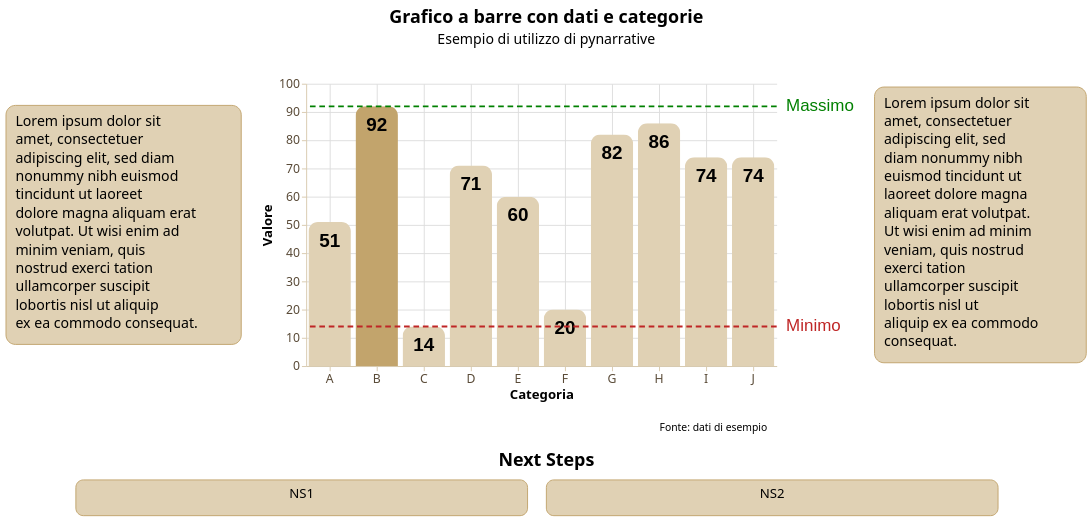

This figure's notebook cell:
### Markdown cell above
*BeigeTemplate*

### Code cell
from pynarrative import BeigeTemplate


storia = (
    pn.Story(
    #Costruzione dell'oggetto di classe Story
        data = dati_categorie,
        width = 500,
        height = 300,
        template = BeigeTemplate
    )

    #Chiamata dei metodi

    .mark_bar(
        # cornerRadiusTopLeft = 7,
        # cornerRadiusTopRight = 7,
        cornerRadiusEnd = 10
    )

    .encode( #encoding dei dati
        x = alt.X("categorie:N", title = "Categoria", axis = alt.Axis(grid = True)),
        y = alt.Y("valori:Q", title = "Valore", axis = alt.Axis(grid = True)),
    )
    

    .add_title( #titolo e sottotitolo
        title = "Grafico a barre con dati e categorie",
        subtitle = "Esempio di utilizzo di pynarrative",
        align = "center"
    )

    .add_context( #contesto, testo, spiegazione
        text = "Lorem ipsum dolor sit amet, consectetuer adipiscing elit, sed diam nonummy nibh euismod tincidunt ut laoreet dolore magna aliquam erat volutpat. Ut wisi enim ad minim veniam, quis nostrud exerci tation ullamcorper suscipit lobortis nisl ut aliquip ex ea commodo consequat.",
        position = "left",
    )

    .add_context( #contesto, testo, spiegazione
        text = "Lorem ipsum dolor sit amet, consectetuer adipiscing elit, sed diam nonummy nibh euismod tincidunt ut laoreet dolore magna aliquam erat volutpat. Ut wisi enim ad minim veniam, quis nostrud exerci tation ullamcorper suscipit lobortis nisl ut aliquip ex ea commodo consequat.",
        position = "right",
    )

    .add_next_steps( #prossima parte della storia
        steps = ["NS1", "NS2"],
        title = "Next Steps", #
        position = "bottom" #
    )

    .add_source( #fonte
        text = "Fonte: dati di esempio",
        position = "bottom",
        align = "right"
    )


    .add_labels_chart(
        font_size = 20,
        font_weight = "bold",
        dy = 20
    )

    .add_line(
        orientation = "horizontal",
        value = dati_categorie["valori"].tolist(),
        math = "max",
        color = "green",
        label_text = "Massimo",
    )

    .add_line(
        orientation = "horizontal",
        value = dati_categorie["valori"].tolist(),
        math = "min",
        label_text = "Minimo"
    )


    .add_highlight("B")
    


    .render()
)

storia

### Figure 1 — Vega-Lite specification as saved in the notebook (floating-point values rounded to 4 significant figures)
{"config": {"view": {"continuousWidth": 300, "continuousHeight": 300, "strokeWidth": 0}, "axis": {"domainColor": "#d8c9ad", "grid": false, "labelColor": "#594a37", "labelFont": "Noto Sans", "labelFontSize": 13, "tickColor": "#d8c9ad", "titleColor": "#000000", "titleFont": "Noto Sans", "titleFontSize": 14}, "axisX": {"labelAngle": 0, "labelExpr": "length(datum.label) > 12 ? replace(datum.label, /\\s+/, '\\n') : datum.label", "labelLineHeight": 14}, "bar": {"color": "#c2a46c"}, "legend": {"labelColor": "#594a37", "labelFont": "Noto Sans", "labelFontSize": 12, "titleColor": "#000000", "titleFont": "Noto Sans", "titleFontSize": 12}, "line": {"color": "#c2a46c"}, "mark": {"strokeWidth": 2.5}, "point": {"color": "#000000", "filled": true, "size": 75}, "range": {"category": ["#c2a46c", "#27A0D9", "#348035", "#a46cc2", "#d96027"]}, "title": {"color": "#000000", "font": "Noto Sans", "fontSize": 19}}, "vconcat": [{"layer": [{"mark": {"type": "text", "align": "center", "baseline": "top", "color": "#000000", "font": "Noto Sans", "fontSize": 19, "fontWeight": "bold", "text": "Grafico a barre con dati e categorie"}, "encoding": {"x": {"value": 500.0}, "y": {"value": 4}}}, {"mark": {"type": "text", "align": "center", "baseline": "top", "color": "#000000", "font": "Noto Sans", "fontSize": 15, "text": "Esempio di utilizzo di pynarrative"}, "encoding": {"x": {"value": 500.0}, "y": {"value": 30}}}], "data": {"name": "data-6fad5c34291b82fc9632cbce143d677a"}, "height": 58, "width": 1000.0}, {"vconcat": [{"hconcat": [{"hconcat": [{"layer": [{"mark": {"type": "rect", "color": "#e0d1b4", "cornerRadius": 10, "opacity": 1.0, "stroke": "#c2a46c", "strokeWidth": 1}, "encoding": {"x": {"value": 0}, "x2": {"value": 250.0}, "y": {"value": 23.0}, "y2": {"value": 277.0}}}, {"mark": {"type": "text", "align": "left", "baseline": "top", "color": "#000000", "font": "Noto Sans", "fontSize": 15, "fontStyle": "normal", "fontWeight": "normal", "lineBreak": "\n", "lineHeight": 19.5, "text": "Lorem ipsum dolor sit\namet, consectetuer\nadipiscing elit, sed diam\nnonummy nibh euismod\ntincidunt ut laoreet\ndolore magna aliquam erat\nvolutpat. Ut wisi enim ad\nminim veniam, quis\nnostrud exerci tation\nullamcorper suscipit\nlobortis nisl ut aliquip\nex ea commodo consequat."}, "encoding": {"x": {"value": 10}, "y": {"value": 33.0}}}], "data": {"name": "data-6fad5c34291b82fc9632cbce143d677a"}, "height": 300, "width": 250.0}, {"layer": [{"mark": {"type": "bar", "cornerRadiusEnd": 10}, "encoding": {"color": {"condition": {"test": "(datum['categorie'] === 'B')", "value": "#c2a46c"}, "value": "#e0d1b4"}, "x": {"axis": {"grid": true}, "field": "categorie", "title": "Categoria", "type": "nominal"}, "y": {"axis": {"grid": true}, "field": "valori", "title": "Valore", "type": "quantitative"}}}, {"mark": {"type": "text", "align": "center", "angle": 0, "color": "#000000", "dx": 0, "dy": 20, "fontSize": 20, "fontWeight": "bold", "lineBreak": "\n"}, "encoding": {"text": {"field": "valori", "type": "quantitative"}, "x": {"field": "categorie", "type": "nominal"}, "y": {"field": "valori", "type": "quantitative"}}}, {"data": {"name": "data-6fad5c34291b82fc9632cbce143d677a"}, "mark": {"type": "text", "align": "right", "baseline": "top", "color": "#000000", "font": "Noto Sans", "fontSize": 11, "lineBreak": "\n", "text": "Fonte: dati di esempio"}, "encoding": {"x": {"value": 490}, "y": {"value": 360}}}, {"layer": [{"data": {"name": "data-2802229c9cbb83aeb86074758fcf2233"}, "mark": {"type": "rule", "color": "green", "strokeDash": [6, 4], "strokeWidth": 2}, "encoding": {"y": {"field": "y", "type": "quantitative"}}}, {"data": {"name": "data-158d67e5e321c44734abe85b134adc46"}, "mark": {"type": "text", "align": "left", "color": "green", "dx": 0, "dy": 0, "fontSize": 18, "fontStyle": "normal", "fontWeight": "normal"}, "encoding": {"text": {"value": "Massimo"}, "x": {"value": 510}, "y": {"field": "y", "type": "quantitative"}}}]}, {"layer": [{"data": {"name": "data-82cef490e1c0a507b03fb404b586695f"}, "mark": {"type": "rule", "color": "#bf2626", "strokeDash": [6, 4], "strokeWidth": 2}, "encoding": {"y": {"field": "y", "type": "quantitative"}}}, {"data": {"name": "data-962bf60b76d420c72a0b594b6dac783f"}, "mark": {"type": "text", "align": "left", "color": "#bf2626", "dx": 0, "dy": 0, "fontSize": 18, "fontStyle": "normal", "fontWeight": "normal"}, "encoding": {"text": {"value": "Minimo"}, "x": {"value": 510}, "y": {"field": "y", "type": "quantitative"}}}]}], "data": {"name": "data-3deff3c83dd1251d975b1c846aaeeb3c"}, "height": 300, "width": 500}]}, {"layer": [{"mark": {"type": "rect", "color": "#e0d1b4", "cornerRadius": 10, "opacity": 1.0, "stroke": "#c2a46c", "strokeWidth": 1}, "encoding": {"x": {"value": 0}, "x2": {"value": 225.0}, "y": {"value": 3.5}, "y2": {"value": 296.5}}}, {"mark": {"type": "text", "align": "left", "baseline": "top", "color": "#000000", "font": "Noto Sans", "fontSize": 15, "fontStyle": "normal", "fontWeight": "normal", "lineBreak": "\n", "lineHeight": 19.5, "text": "Lorem ipsum dolor sit\namet, consectetuer\nadipiscing elit, sed\ndiam nonummy nibh\neuismod tincidunt ut\nlaoreet dolore magna\naliquam erat volutpat.\nUt wisi enim ad minim\nveniam, quis nostrud\nexerci tation\nullamcorper suscipit\nlobortis nisl ut\naliquip ex ea commodo\nconsequat."}, "encoding": {"x": {"value": 10}, "y": {"value": 13.5}}}], "data": {"name": "data-6fad5c34291b82fc9632cbce143d677a"}, "height": 300, "width": 225.0}]}, {"hconcat": [{"layer": [{"mark": {"type": "rect", "color": "#e0d1b4", "cornerRadius": 8, "opacity": 1.0, "stroke": "#c2a46c", "strokeWidth": 1}, "encoding": {"x": {"axis": null, "field": "x", "type": "quantitative"}, "x2": {"field": "x2"}, "y": {"axis": null, "field": "y", "type": "quantitative"}, "y2": {"field": "y2"}}}, {"mark": {"type": "text", "align": "center", "baseline": "top", "clip": true, "color": "#000000", "font": "Noto Sans", "fontSize": 14, "lineBreak": "\n", "lineHeight": 16}, "encoding": {"text": {"field": "text", "type": "nominal"}, "x": {"axis": null, "field": "x_mid", "type": "quantitative"}, "y": {"axis": null, "field": "y_text", "type": "quantitative"}}}], "height": 38, "title": {"text": ["Next Steps"], "color": "#000000", "font": "Noto Sans", "fontSize": 19, "offset": 10}, "width": 1000.0}], "center": true, "data": {"name": "data-695f94e0630b4b65b1e7ed527059215e"}}], "center": true}], "center": true, "resolve": {"axis": {"x": "shared", "y": "shared"}}, "$schema": "https://vega.github.io/schema/vega-lite/v6.4.1.json", "datasets": {"data-6fad5c34291b82fc9632cbce143d677a": [{"_": 0}], "data-3deff3c83dd1251d975b1c846aaeeb3c": [{"categorie": "A", "valori": 51}, {"categorie": "B", "valori": 92}, {"categorie": "C", "valori": 14}, {"categorie": "D", "valori": 71}, {"categorie": "E", "valori": 60}, {"categorie": "F", "valori": 20}, {"categorie": "G", "valori": 82}, {"categorie": "H", "valori": 86}, {"categorie": "I", "valori": 74}, {"categorie": "J", "valori": 74}], "data-2802229c9cbb83aeb86074758fcf2233": [{"y": 92}], "data-158d67e5e321c44734abe85b134adc46": [{"y": 92, "label_x": 0}], "data-82cef490e1c0a507b03fb404b586695f": [{"y": 14}], "data-962bf60b76d420c72a0b594b6dac783f": [{"y": 14, "label_x": 0}], "data-695f94e0630b4b65b1e7ed527059215e": [{"x": 0, "y": 0, "x2": 240, "y2": 28, "text": "NS1", "x_mid": 120.0, "y_text": 22}, {"x": 250, "y": 0, "x2": 490, "y2": 28, "text": "NS2", "x_mid": 370.0, "y_text": 22}]}}
